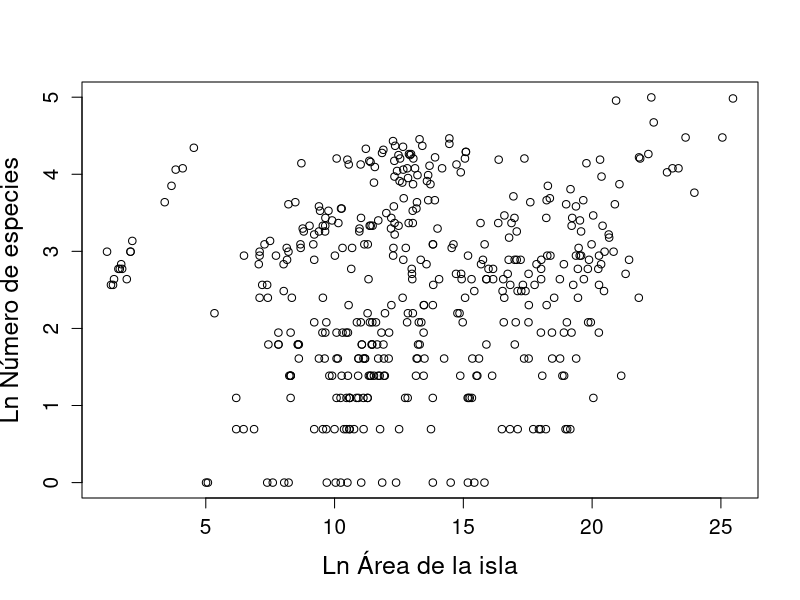

The R source for this figure:
## Solucion 1
islas.raw <- read.csv("islas.csv")
islas.nombres <- names(islas.raw)
islas.nombres <- gsub("_", ".", tolower(islas.nombres), fixed = TRUE)
islas <- islas.raw
names(islas) <- islas.nombres
## Solucion 2
archipielagos.raw <- read.csv("archipielagos.csv")
archipielagos.nombres <- names(archipielagos.raw)
archipielagos.nombres <- gsub("_", ".", tolower(archipielagos.nombres), fixed = TRUE)
archipielagos <- archipielagos.raw
names(archipielagos) <- archipielagos.nombres
## Solucion 3
islas$island.area.log<- log(islas$island.area)
islas$species.richness.log <- log(islas$species.richness)
## Solucion 4
islas$sar.type <- factor(islas$sar.type)
islas$island.type <- factor(islas$island.type, levels = c("Oceanic", "Continental", "Habitat-Patches"))
archipielagos$sar.type <- factor(archipielagos$sar.type)
archipielagos$ecoregion <- factor(archipielagos$ecoregion)
archipielagos$island.type <- factor(archipielagos$island.type,
                                    levels = c("Oceanic", "Continental", "Mainland Island"),
                                    labels = c("Oceanic", "Continental", "Habitat-Patches"))
## Solucion 5
islas.mean.area.log <- aggregate( island.area.log ~ island.type + biogeo.realm, FUN = mean, data = islas )
## Numero de ilhas por study site
islas.N <- as.data.frame(table(islas$study.id))
## manipulacao de nomes
names(islas.N) <- c("study.id", "n.muestra")
## Coercao
islas.N$study.id <- as.character(islas.N$study.id)
## Solución 6 #
islas.N.6 <- islas.N$n.muestra > 6
## nombres de los arch
islas.ids <- islas.N$study.id[islas.N.6]
##
islas.test <- islas$study.id %in% islas.ids
## Selección por indexación de las islas de los archipielagos con N>6
islas.sel <- islas[islas.test, ]
## Lo mismo para los archipielagos
archipielagos.test <- archipielagos$study.id %in% islas.ids
archipielagos.sel <- archipielagos[archipielagos.test,]
## Solucion 7 ##
plot(species.richness.log ~ island.area.log,
     data = islas.sel,
     cex.lab = 1.5,
     cex.axis = 1.25,
     xlab = "Ln Área de la isla",
     ylab = "Ln Número de especies"
     )
